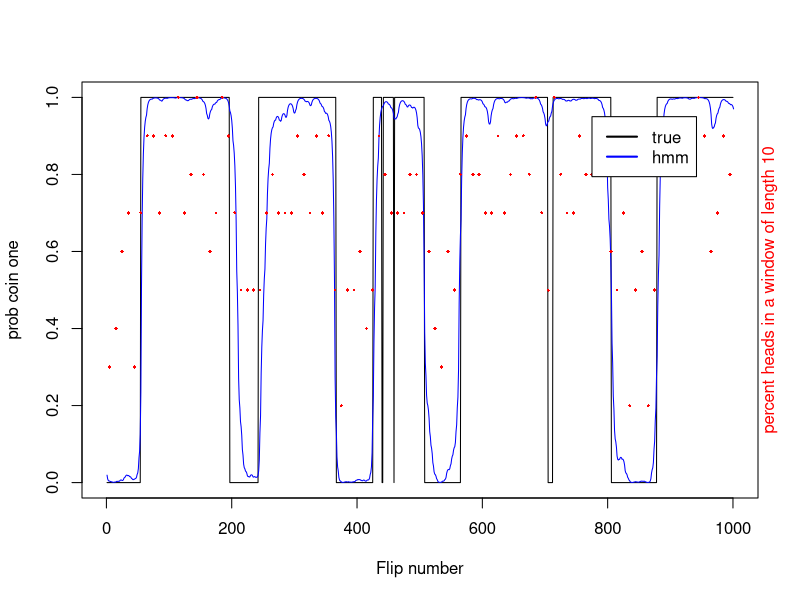

Recreate this plot in R.
#ADG's toy HMM
#Set up
#We have two coins (zero and one), which have different probs of coming up heads
#We pick a coin at random and hold onto it for a while and then switch coins
#Our goal is to guess which coin we are tossing when


#Setting parameters
T = 1000 # nuber of attempts
O = data.frame(matrix(nrow = T,ncol = 2))
	colnames(O,do.NULL=FALSE);colnames(O)=c("state","observation")
coin.zero = c(0.5,0.5) #prob of tails, prob of heads from coin 0
coin.one = c(0.2,0.8) #prob of tails, prob of heads from coin 1
transitions = data.frame(matrix(c(0.99,0.01,0.01,.99), ncol=2,byrow=TRUE))
	colnames(transitions,do.NULL=FALSE);colnames(transitions)=c("to.0","to.1")
	rownames(transitions,do.NULL=FALSE);rownames(transitions)=c("from.0","from.1")

#GENERATE DATA
	#Getting states
	get.states=function(transitions,T){
		temp=numeric(T)
		temp[1] = sample(c(0,1),size=1,prob=c(0.5,0.5))
		for(s in 2:T){
			if(temp[s-1]==0){temp[s]=ifelse(sample(c(0,1),prob =transitions[1,],size=1),1,0)}
			if(temp[s-1]==1){temp[s]=ifelse(sample(c(0,1),prob =transitions[2,],size=1),1,0)}
		}
		return(temp)
	}

	#Getting observations
	get.obs=function(states,coin.zero,coin.one){
		temp=numeric(length(states))
		temp[which(states==0)]=sample(c(0,1),size=length(which(states==0)),prob=coin.zero,replace=TRUE)
		temp[which(states==1)]=sample(c(0,1),size=length(which(states==1)),prob=coin.one,replace=TRUE)
		return(temp)
	}

O$state=get.states(transitions,T)
O$observation=get.obs(O$state,coin.zero,coin.one)

#HMM
	#FWD ALGORITHM
	fwd=function(observed,coin.zero,coin.one,transitions){
		#Making emissions vectors
		log.emissions.coin.zero =  matrix(nrow=1,ncol=length(observed))
		log.emissions.coin.zero[which(observed==0)] = log(coin.zero[1])
		log.emissions.coin.zero[which(observed==1)] = log(coin.zero[2])
		log.emissions.coin.one =  matrix(nrow=1,ncol=length(observed))
		log.emissions.coin.one[which(observed==0)] = log(coin.one[1])
		log.emissions.coin.one[which(observed==1)] = log(coin.one[2])
	
		#Initialization
		alpha = data.frame(matrix(nrow=(length(observed)+1),ncol=2))
		colnames(alpha,do.NULL=FALSE);colnames(alpha)=c("coin.zero","coin.one")
		alpha[1,] = log(0.5)

		#Recursion
		for(flip in 1:length(observed)){
			alpha$coin.zero[(flip+1)]=log.emissions.coin.zero[flip]+log(sum(exp(alpha[flip,])*transitions[1,]))
			alpha$coin.one[(flip+1)]=log.emissions.coin.one[flip]+log(sum(exp(alpha[flip,])*transitions[2,]))
		}
		return(alpha)
	}

	#BWD ALGORITHM
	bwd=function(observed,coin.zero,coin.one,transitions){
		#Making emissions vectors
		log.emissions.coin.zero =  matrix(nrow=1,ncol=length(observed))
		log.emissions.coin.zero[which(observed==0)] = log(coin.zero[1])
		log.emissions.coin.zero[which(observed==1)] = log(coin.zero[2])
		log.emissions.coin.one =  matrix(nrow=1,ncol=length(observed))
		log.emissions.coin.one[which(observed==0)] = log(coin.one[1])
		log.emissions.coin.one[which(observed==1)] = log(coin.one[2])
		
		#Initialization
		beta = data.frame(matrix(nrow=(length(observed)+1),ncol=2))
		colnames(beta,do.NULL=FALSE);colnames(beta)=c("coin.zero","coin.one")
		beta[nrow(beta),] = log(1)
		#Recursion
		for(flip in length(observed):1){
			log.em=c(log.emissions.coin.zero[flip],log.emissions.coin.one[flip])
			beta$coin.zero[(flip)]=log(sum(exp(log.em+log(transitions[1,])+unlist(beta[flip+1,]))))
			beta$coin.one[(flip)]=log(sum(exp(log.em+log(transitions[2,])+unlist(beta[flip+1,]))))
		}
		return(beta)
	}

	#Running forward and backward
	f=fwd(O$observation,coin.zero,coin.one,transitions)
	b=bwd(O$observation,coin.zero,coin.one,transitions)
	#posterior decoding
	p.coin01=exp(((f+b)-log(sum(exp(f[nrow(f),])))))
	
	#to prove that our probs sum about 1
	print(c("max sum of probs is",max(rowSums(p.coin01)),"good enough?"))
	print(c("min sum of probs is",min(rowSums(p.coin01)),"good enough?"))


#Visual presentation
	get.avg.window=function(obs,wind.size){
		temp=numeric(length(obs)/wind.size)
			for(Window in 1:(length(obs)/wind.size)){temp[Window]=mean(obs[c(((Window-1)*wind.size+1):((Window-1)*wind.size+10))])}
		return(temp)
	}
	plot(O[,1],type="l",xlab="Flip number",ylab="prob coin one")
	lines(p.coin01[,2],col="blue")
	obs.per.window=10
	points(c(1:1000)[c(1:1000)%%obs.per.window==round(mean(c(0,obs.per.window=10)))],get.avg.window(O[,2],obs.per.window),pch=18,cex=.5,col="red")
	mtext(sprintf("percent heads in a window of length %s",obs.per.window),side=4,col="red")
	legend(775,.95,c("true","hmm"),col=c("black","blue"),lwd=2,bg="white")

